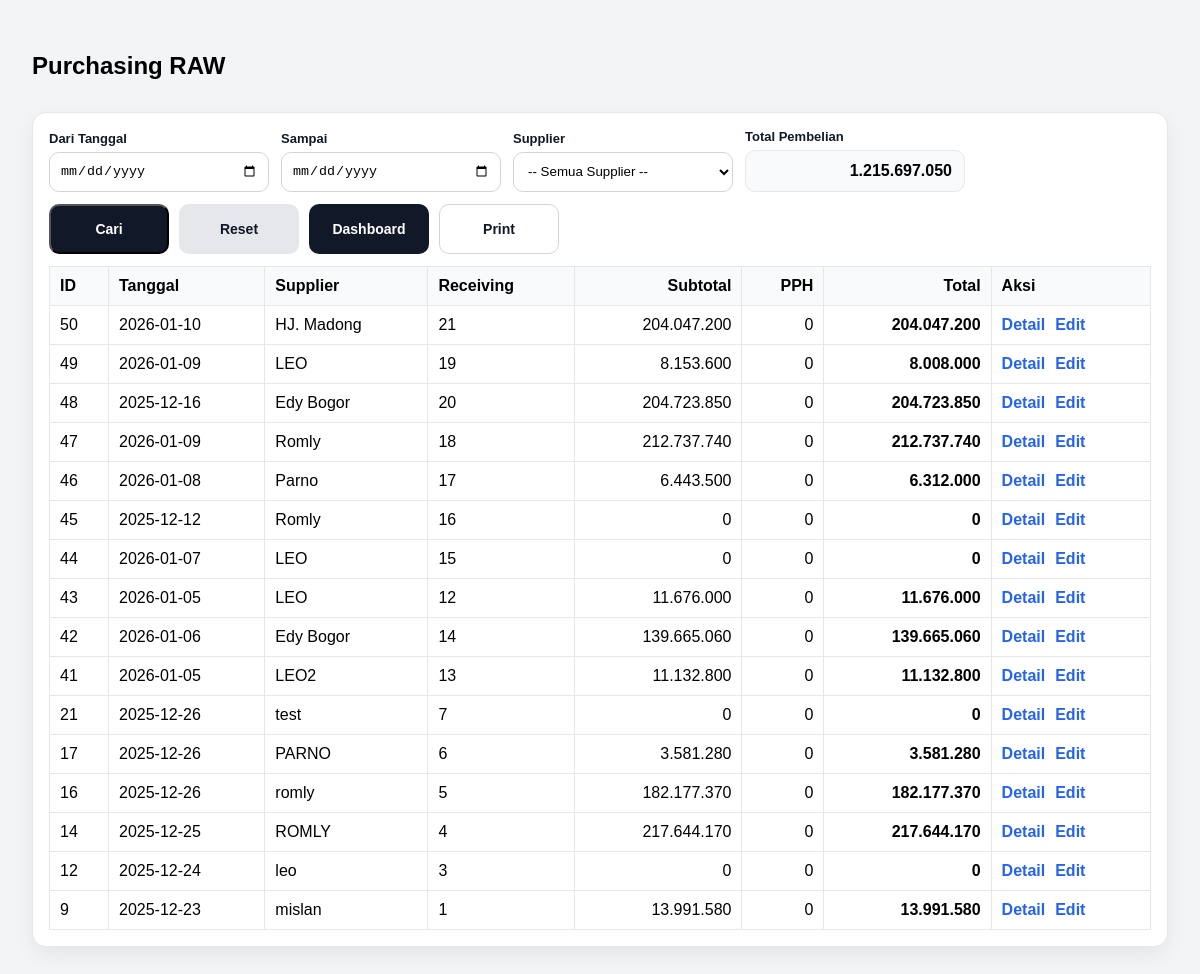
The page /invoice/list (signed in) on the database as committed earlier.
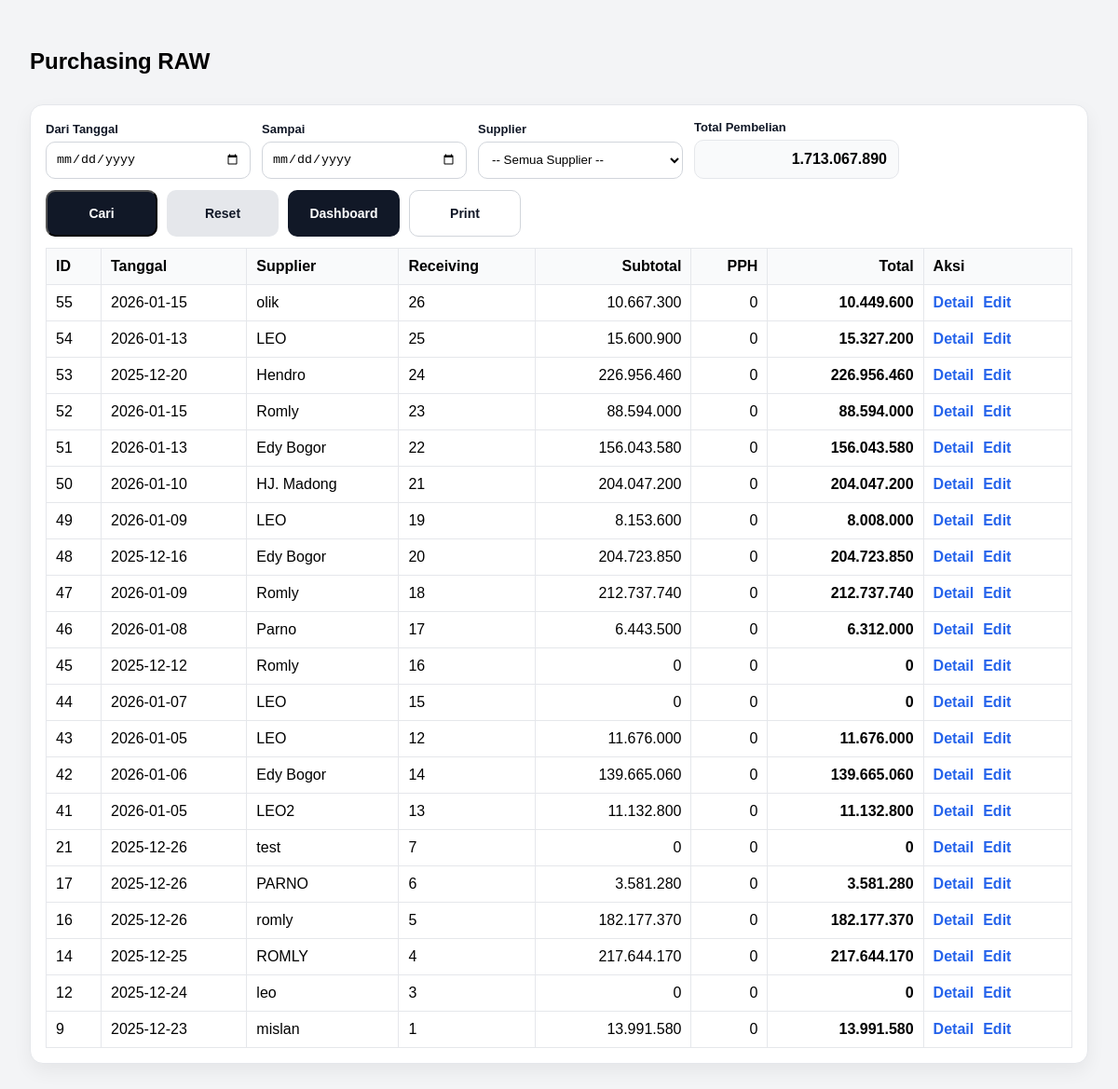
The same page on the database as committed later.
### tables this page shows
CREATE TABLE invoice_header
                (
                    id
                    INTEGER
                    PRIMARY
                    KEY
                    AUTOINCREMENT,
                    receiving_id
                    INTEGER
                    NOT
                    NULL,
                    tanggal
                    TEXT
                    NOT
                    NULL,
                    supplier
                    TEXT
                    NOT
                    NULL,
                    price_points_json
                    TEXT, -- simpan patokan 40/50/60/70 dalam JSON
                    pph_rate
                    REAL
                    DEFAULT
                    0.0025,
                    subtotal
                    REAL
                    DEFAULT
                    0,
                    pph
                    REAL
                    DEFAULT
                    0,
                    total
                    REAL
                    DEFAULT
                    0,
                    created_at
                    TEXT
                    DEFAULT (
                    datetime
                (
                    'now',
                    'localtime'
                )), status TEXT DEFAULT 'ACTIVE', due_date TEXT, payment_type TEXT DEFAULT 'TRANSFER', cash_deduct_per_kg REAL DEFAULT 0, reject_kg REAL DEFAULT 0, reject_price REAL DEFAULT 0, cash_deduct_total REAL DEFAULT 0, reject_total REAL DEFAULT 0, tempo_hari INTEGER DEFAULT 0, total_kg REAL DEFAULT 0, pph_amount REAL DEFAULT 0,
                    FOREIGN KEY
                (
                    receiving_id
                ) REFERENCES receiving_header
                (
                    id
                )
                    );

### app.py (the view)
@app.route("/invoice/list")
def invoice_list():
    if not require_login():
        return redirect(url_for("login"))
    start = (request.args.get("start") or "").strip()
    end = (request.args.get("end") or "").strip()
    supplier_q = (request.args.get("supplier") or "").strip()
    conn = get_conn()
    where = ["status!='VOID'"]
    params = []
    if start and end:
        where.append("tanggal BETWEEN ? AND ?")
        params.extend([start, end])
    elif start:
        where.append("tanggal >= ?")
        params.append(start)
    elif end:
        where.append("tanggal <= ?")
        params.append(end)
    if supplier_q:
        where.append("LOWER(TRIM(supplier)) = ?")
        params.append(supplier_q.lower())
    where_sql = "WHERE " + " AND ".join(where)
    print("INVOICE LIST SQL:", where_sql, "PARAMS:", params)
    rows = conn.execute(f"""
        SELECT id, receiving_id, tanggal, supplier, subtotal, pph, total, status, created_at
        FROM invoice_header
        {where_sql}
        ORDER BY id DESC
        LIMIT 200
    """, params).fetchall()
    total_beli_row = conn.execute(f"""
        SELECT COALESCE(SUM(COALESCE(total,0)),0) AS total_beli
        FROM invoice_header
        {where_sql}
    """, params).fetchone()
    total_beli = float(total_beli_row["total_beli"] or 0)
    conn.close()
    return render_template(
        "invoice_list.html",
        rows=[dict(r) for r in rows],
        start=start,
        end=end,
        supplier=supplier_q,
        total_beli=total_beli
    )

### app.py (called while the page is built)
def require_login() -> bool:
    return bool(session.get("user"))

### db.py (called while the page is built)
def get_conn():
    conn = sqlite3.connect(
        DB_NAME,
        timeout=10,              # tunggu 10 detik sebelum error
        isolation_level=None     # autocommit mode (lebih aman utk web)
    )
    conn.row_factory = sqlite3.Row
    conn.execute("PRAGMA foreign_keys = ON;")
    conn.execute("PRAGMA journal_mode = WAL;")  # penting!
    return conn

### templates/invoice_list.html (shortened to what this page needs)
<!doctype html>
<html lang="id">
<head>
</head>
<body>
  <div class="top">
    <h2>Purchasing RAW</h2>
  </div>
  <div class="card">
   <form method="get" action="/invoice/list" class="filter-row">
  <div class="filter-item">
    <label>Dari Tanggal</label>
    <input type="date" name="start" value="{{ start or '' }}">
  </div>
  <div class="filter-item">
    <label>Sampai</label>
    <input type="date" name="end" value="{{ end or '' }}">
  </div>
  <div class="filter-item">
    <label>Supplier</label>
    <select id="supplier" name="supplier"></select>
  </div>
  <div class="filter-item summary-inline">
    <label>Total Pembelian</label>
    <div class="summary-pill">
      {{ "{:,.0f}".format(total_beli or 0).replace(",", ".") }}
    </div>
  </div>
  <div class="filter-actions">
    <button class="btn btn-secondary" type="submit">Cari</button>
    <a class="btn btn-ghost" href="/invoice/list">Reset</a>
    <a class="btn btn-secondary" href="/dashboard">Dashboard</a>
    <a class="btn btn-outline"
       href="/invoice/list/print?start={{ start or '' }}&end={{ end or '' }}&supplier={{ supplier or '' }}">
      Print
    </a>
  </div>
</form>
    <table>
      <thead>
        <tr>
          <th>ID</th>
          <th>Tanggal</th>
          <th>Supplier</th>
          <th>Receiving</th>
          <th class="right">Subtotal</th>
          <th class="right">PPH</th>
          <th class="right">Total</th>
          <th>Aksi</th>
        </tr>
      </thead>
      <tbody>
        {% for r in rows %}
        <tr>
          <td>{{ r.id }}</td>
          <td>{{ r.tanggal }}</td>
          <td>{{ r.supplier }}</td>
          <td>{{ r.receiving_id }}</td>
          <td class="right">{{ "{:,.0f}".format(r.subtotal or 0).replace(",", ".") }}</td>
          <td class="right">{{ "{:,.0f}".format(r.pph or 0).replace(",", ".") }}</td>
          <td class="right"><b>{{ "{:,.0f}".format(r.total or 0).replace(",", ".") }}</b></td>
          <td>
            <div class="aksi">
              <a href="/invoice/{{ r.id }}">Detail</a>
              <a href="/invoice/edit/{{ r.id }}">Edit</a>
            </div>
          </td>
        </tr>
        {% endfor %}
      </tbody>
    </table>
  </div>
</body>
</html>

Rows that differ between the two databases and show on the page:
added invoice_header: id "55", tanggal "2026-01-15", supplier "olik", receiving_id "26", subtotal "10.667.300", pph "0", total "10.449.600"
added invoice_header: id "54", tanggal "2026-01-13", supplier "LEO", receiving_id "25", subtotal "15.600.900", pph "0", total "15.327.200"
added invoice_header: id "53", tanggal "2025-12-20", supplier "Hendro", receiving_id "24", subtotal "226.956.460", pph "0", total "226.956.460"
added invoice_header: id "52", tanggal "2026-01-15", supplier "Romly", receiving_id "23", subtotal "88.594.000", pph "0", total "88.594.000"
added invoice_header: id "51", tanggal "2026-01-13", supplier "Edy Bogor", receiving_id "22", subtotal "156.043.580", pph "0", total "156.043.580"
Other text that changed with them:
{{ "{:,.0f}".format(total_beli or 0).replace(",", ".") }}: "1.215.697.050" → "1.713.067.890"
